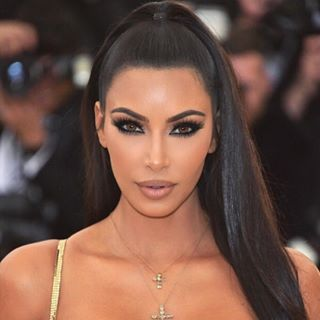
#> input picture face1.jpg, 320 x 320 px, given in place of test4.mp4, which was not available
$ python 11.py   (Python 2 division)
#> lines starting #> are read from the running program, lines starting #| are printed output that depends on the picture; pictures that were not available may be replaced by others from this repository, and a replacement may not be noted
import cv2
import os
import numpy as np
from PIL import Image, ImageSequence,ImageDraw
import sys
import random

cap = cv2.VideoCapture("test4.mp4")
cap.set(3, 640) #WIDTH
cap.set(4, 480) #HEIGHT


## size of frame
resize_pos_x = 50
resize_pos_y = 50
## place of frame
x = 0
y = 0
w=0
h=0

r = random.randint(0, 255)
g = random.randint(0, 255)
b = random.randint(0, 255)


# get video dimentions
if cap.isOpened():

    width = cap.get(3)  # float
    height = cap.get(4) # float

def save():
    os.system("ffmpeg -i %d.png -f mp4 -vcodec h264 /Users/mikeberadino/Desktop/face_glitch/test.mp4")


def right():
#########draw right
    if x <= width/2:
        for i in range(resize_pos_x):
            print pix[int (mid_roi_pixel_x),int (mid_roi_pixel_y)]
            draw = ImageDraw.Draw(text_img)
            line_color = (pix[int (mid_roi_pixel_x),int (y +i)])
            draw.line([mid_roi_pixel_x, y +i, width ,y+i], fill=line_color, width=1)


#########shift l/r
def left_right():
    for i in range(resize_pos_x):

        random_pos = random.randint(1, 10)
        line_copy = new_image.crop((0, i, 50, i+1))
        text_img.paste(line_copy, (x+ random_pos, i+y))

##################################################
##################################################
#########shift l/r
def up_down():
    for i in range(resize_pos_y):

        random_pos = random.randint(1, 10)
        line_copy = new_image.crop((i, 0, i+1, 50))
        text_img.paste(line_copy, (x+i, random_pos+y))

##################################################
##################################################

def clean_up_dir():
    # remove old files in frams dir
    filelist = [ f for f in os.listdir("frames") if f.endswith(".png") ]
    for f in filelist:
        os.remove(os.path.join("frames", f))

    # remove old files in frams dir
    filelist = [ f for f in os.listdir("bounce") if f.endswith(".png") ]
    for f in filelist:
        os.remove(os.path.join("bounce", f))

clean_up_dir()

face_cascade = cv2.CascadeClassifier('/usr/local/Cellar/opencv/2.4.13/share/OpenCV/haarcascades/haarcascade_frontalface_default.xml')
eye_cascade = cv2.CascadeClassifier('/usr/local/Cellar/opencv/2.4.13/share/OpenCV/haarcascades/haarcascade_eye.xml')

frame_counter =0
img_fname =0

#add first and last frames needs vars


text_img = Image.new("RGBA", (int(width), int(height)), (0, 0, 0,0))
#> text_img: PIL image 320x320 RGBA; every value is 0
draw = ImageDraw.Draw(text_img)
for i in range(int(width/2+1)):
    draw.rectangle((i,i,width-i,height-i), outline=(int(r-i),int(g-i),int(b)))

text_img.save("0.png","PNG")
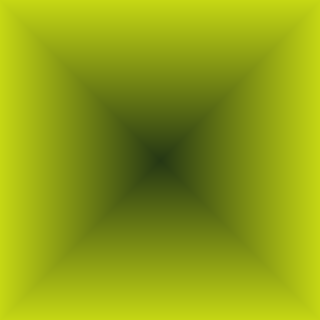
#> saved as 0.png: PIL image 320x320 RGBA; mean R, G, B, A 143.7, 161.7, 20, 255


while(True):
    # Capture frame-by-frame
    ret, frame = cap.read()
#> frame is the input picture: shape (320, 320, 3); mean B, G, R 71.3, 83.2, 114.3
    img_fname = img_fname +1
    # Our operations on the frame come here
    gray = cv2.cvtColor(frame, cv2.COLOR_BGR2GRAY)
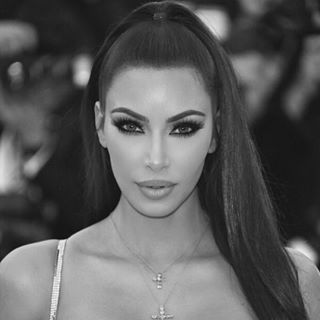
#> gray: shape (320, 320); min 7, max 248, mean 91.2

    faces = face_cascade.detectMultiScale(gray, 1.2, 5)
#> faces = [[86, 73, 143, 143]]
    #print("faces")
    #print(len(faces))
    # Display the resulting frame
    for (x,y,w,h) in faces:
        #counter = counter +1
        if h > 0 and w > 0:
            # this is the blue
            #cv2.rectangle(frame,(x,y),(x+w,y+h),(0,0,0),2)
            roi = frame[x:x+w,y:y+h]
            #newImage = cv2.rectangle(frame,(x,y),(x+w,y+h),(255,0,0),2)
            #median = cv2.medianBlur(frame,9)
            #roi_gray = gray[y:y+h, x:x+w]
            roi_color = frame[x:x+w,y:y+h]
#> this loop made 1 pass
#> pass 1, `roi = frame[x:x+w,y:y+h]`:
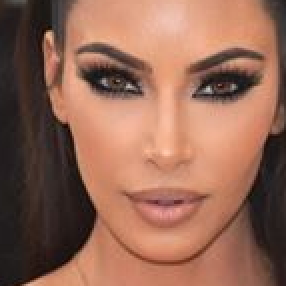
#> roi: shape (143, 143, 3) (shown 2 times larger); mean B, G, R 84.8, 103.2, 147.8
            #eyes = eye_cascade.detectMultiScale(roi_gray)
            #for (ex,ey,ew,eh) in eyes:
             #cv2.rectangle(roi_color,(ex,ey),(ex+ew,ey+eh),(0,255,0),2)
    print "Number of faces found in-> ", img_fname, " are ", len(faces)
#| Number of faces found in->  1  are  1
    #print "Number of faces detected: " + str(faces.shape[0])

    cv2.imshow('frame',frame)
    #cv2.imshow("cropped", roi_color)
    if len(faces) > 0:
        roi = frame[x:x+w,y:y+h]
        cv2.imwrite("roi.jpg", roi)

        cv2.imwrite( "frames/" + str (frame_counter) +'.png',frame)
        #####################################################
        #####################################################
        # saving full files to frames
        image = Image.open("frames/"+str (frame_counter) +".png")

        image_background = Image.open("0.png")
        #new_image = image.resize((x+w,y+h))

        text_img = Image.new("RGBA", (int(width), int(height)), (0, 0, 0,0))

        #text_img.paste(image,(0,0))

        ## center value of roi frame
        mid_roi_pixel_x = (x+(w/2))
#> mid_roi_pixel_x = 157
        mid_roi_pixel_y = (y+(h/2))
#> mid_roi_pixel_y = 144

        roi_pos_size_x = (x+w)
#> roi_pos_size_x = 229
        roi_pos_size_y = (y+h)
#> roi_pos_size_y = 216

        #find mid pixel point
        pix = text_img.load()


#> (the run stopped early here; a loop or call above may not have finished)
